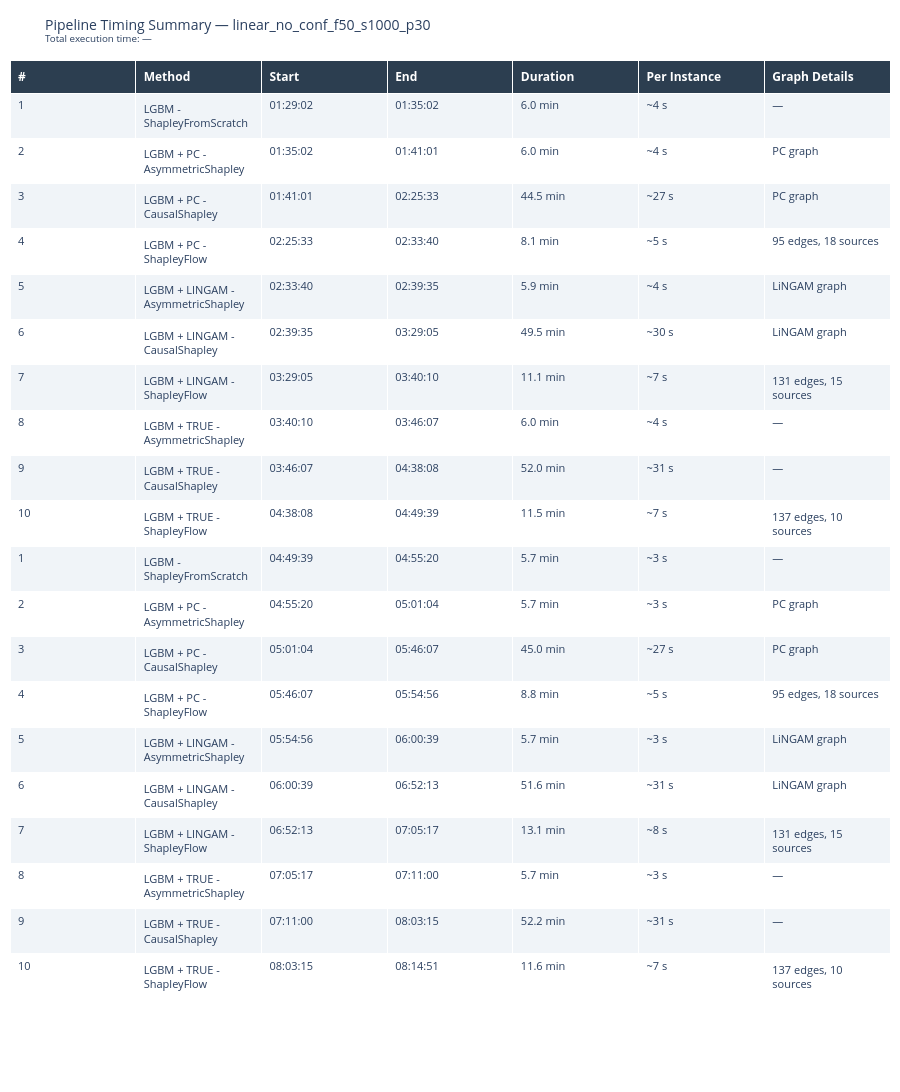

Notebook source saved alongside this figure:
### Markdown cell above
## 2. Pipeline Timing Summary

### Code cell
timing_df, total_time = parse_pipeline_timing(LOGS_DIR, DATASET)

if timing_df is not None:
    fig_timing = plot_timing_table(timing_df, total_time, DATASET, save_dir=PLOTS_DIR)
else:
    print("Could not parse timing log.")

### Figure 1 — Plotly figure (JSON) as saved in the notebook; plotly's stock layout.template omitted (floating-point values rounded to 4 significant figures; data arrays with more than 128 entries replaced by an {"elided": "..."} marker saying what was removed)
{"data": [{"cells": {"align": "left", "fill": {"color": {"elided": "7x20 str values"}}, "font": {"size": 11}, "height": 26, "values": {"elided": "7x20 mixed values"}}, "header": {"align": "left", "fill": {"color": "#2c3e50"}, "font": {"color": "white", "size": 12}, "height": 30, "values": ["<b>#</b>", "<b>Method</b>", "<b>Start</b>", "<b>End</b>", "<b>Duration</b>", "<b>Per Instance</b>", "<b>Graph Details</b>"]}, "type": "table"}], "layout": {"height": 1120, "margin": {"b": 10, "l": 10, "r": 10, "t": 60}, "title": {"font": {"size": 14}, "text": "Pipeline Timing Summary — linear_no_conf_f50_s1000_p30<br><sup>Total execution time: —</sup>"}}}
